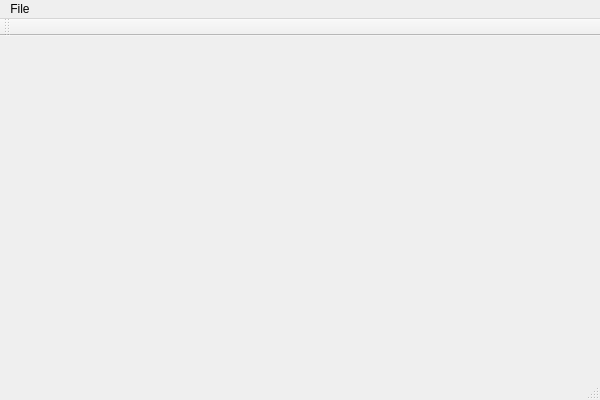
<?xml version="1.0" encoding="UTF-8"?>
<ui version="4.0">
 <class>MainWindow</class>
 <widget class="QMainWindow" name="MainWindow">
  <property name="geometry">
   <rect>
    <x>0</x>
    <y>0</y>
    <width>600</width>
    <height>400</height>
   </rect>
  </property>
  <property name="sizePolicy">
   <sizepolicy hsizetype="Preferred" vsizetype="Preferred">
    <horstretch>0</horstretch>
    <verstretch>0</verstretch>
   </sizepolicy>
  </property>
  <property name="windowTitle">
   <string>MainWindow</string>
  </property>
  <widget class="QWidget" name="centralWidget"/>
  <widget class="QMenuBar" name="menuBar">
   <property name="geometry">
    <rect>
     <x>0</x>
     <y>0</y>
     <width>600</width>
     <height>29</height>
    </rect>
   </property>
   <widget class="QMenu" name="menuFile">
    <property name="title">
     <string>File</string>
    </property>
    <addaction name="actionNew_2"/>
    <addaction name="actionOpen"/>
    <addaction name="actionSave"/>
    <addaction name="actionSave_As"/>
    <addaction name="actionExit"/>
   </widget>
   <addaction name="menuFile"/>
  </widget>
  <widget class="QToolBar" name="mainToolBar">
   <attribute name="toolBarArea">
    <enum>TopToolBarArea</enum>
   </attribute>
   <attribute name="toolBarBreak">
    <bool>false</bool>
   </attribute>
  </widget>
  <widget class="QStatusBar" name="statusBar"/>
  <action name="actionSimulation">
   <property name="text">
    <string>Simulation</string>
   </property>
  </action>
  <action name="actionNew_2">
   <property name="text">
    <string>New</string>
   </property>
  </action>
  <action name="actionOpen">
   <property name="text">
    <string>Open</string>
   </property>
  </action>
  <action name="actionSave">
   <property name="text">
    <string>Save</string>
   </property>
  </action>
  <action name="actionSave_As">
   <property name="text">
    <string>Save As</string>
   </property>
  </action>
  <action name="actionExit">
   <property name="text">
    <string>Exit</string>
   </property>
  </action>
 </widget>
 <layoutdefault spacing="6" margin="11"/>
 <resources/>
 <connections/>
</ui>
